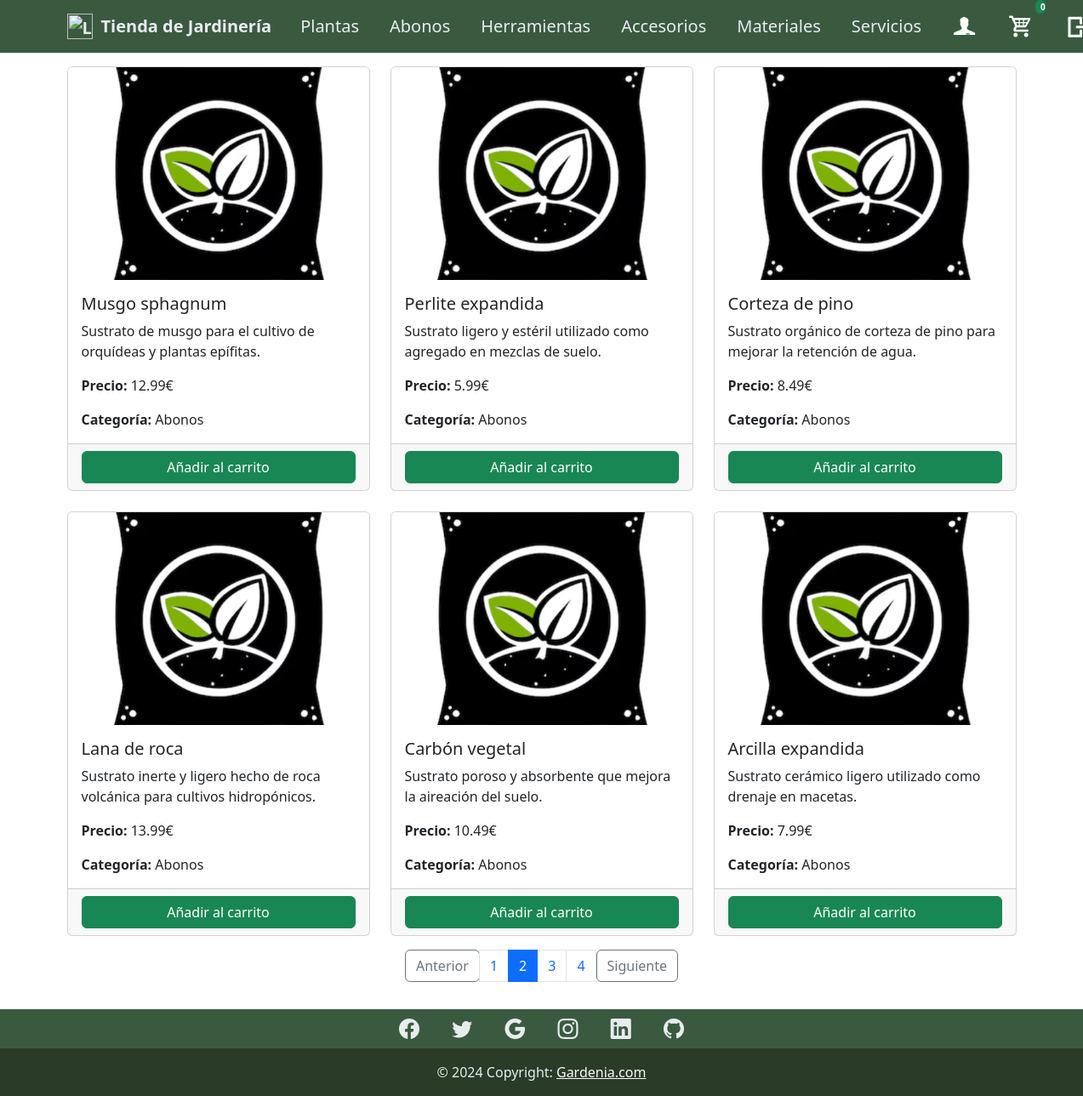
Screenshot of /views/usuariosprod.view.php?cat=Abonos&pag=2 (signed in) with the database file from the repository.
### tables this page shows
CREATE TABLE `productos` (
  `id_producto` int(11) NOT NULL,
  `nombre` varchar(100) DEFAULT NULL,
  `descripcion` text DEFAULT NULL,
  `precio` decimal(10,2) DEFAULT NULL,
  `imagen` varchar(255) DEFAULT NULL,
  `id_categoria` int(11) DEFAULT NULL
);

CREATE TABLE `categorias` (
  `id_categoria` int(11) NOT NULL,
  `nombre` varchar(100) DEFAULT NULL,
  `descripcion` text DEFAULT NULL
);

### class/Productsclass.php (called while the page is built, shortened)
<?php
include_once 'ConexionMysqli.php';
class ProductsClass
{
    private $conexion;
    public function __construct()
    {
        $con = new ConexionMysqli();
        $this->conexion = $con->obtenerConexion();
    }
    public function obtenerProductos($cat, $limite, $desplazamiento)
    {
        $sql = $this->conexion->prepare('SELECT id_categoria FROM categorias WHERE nombre = ?');
        $sql->bind_param('s', $cat);
        $id_cat = 0;
        if ($sql->execute()) {
            $res = $sql->get_result();
            if ($fila = $res->fetch_assoc()) {
                $id_cat = $fila['id_categoria'];
            }
        }
        $consulta = $this->conexion->prepare('SELECT c.*, p.*, c.nombre AS nombre_categoria FROM categorias c
                                                    INNER JOIN productos p ON c.id_categoria = p.id_categoria
                                                     WHERE  c.id_categoria = ? LIMIT ? OFFSET ?');
        $consulta->bind_param('iii', $id_cat, $limite, $desplazamiento);
        $productos = [];
        if ($consulta->execute()) {
            $resultado = $consulta->get_result();
            while ($fila = $resultado->fetch_assoc()) {
                $productos[] = $fila;
            }
        }
        return $productos;
    }
}

### class/Conexionmysqli.php (called while the page is built, shortened)
<?php
class ConexionMysqli
{
    private $dbHost = 'localhost';
    private $dbName = 'jardin';
    private $dbUser = 'root';
    private $dbPass = '';
    public function obtenerConexion()
    {
        $this->conexion = new mysqli($this->dbHost, $this->dbUser, $this->dbPass, $this->dbName);
        $this->conexion->set_charset("utf8");
        return $this->conexion;
    }
}

### class/CarritoClass.php (called while the page is built, shortened)
<?php
class CarritoClass
{
    private $conexion;
    public function __construct()
    {
        $con = new ConexionMysqli();
        $this->conexion = $con->obtenerConexion();
    }
    function contarProductos($idUsuario)
    {
        $sql = $this->conexion->prepare('SELECT sum(cantidad) AS total_cantidad
                                                FROM carrito
                                                WHERE id_usuario = ?');
        $sql->bind_param('i', $idUsuario);
        if ($sql->execute()) {
            $result = $sql->get_result();
            $fila = $result->fetch_assoc();
            return $fila;
        }
    }
}
?>

### api/carrito.php (called while the page is built, shortened)
<?php
include_once '../class/ConexionMysqli.php';
include_once '../class/CarritoClass.php';
function cantidadProductos($idUsuario)
{
    $carrito = new CarritoClass();
    $salida = $carrito->contarProductos($idUsuario);
    if (is_null($salida['total_cantidad'])) {
        return 0;
    } else {
        return $salida['total_cantidad'];
    }
}
?>

### views/usuariosprod.view.php (the view, shortened to what this page needs)
    <link href="https://cdn.jsdelivr.net/npm/bootstrap@5.3.0-alpha3/dist/css/bootstrap.min.css" rel="stylesheet">
    <link rel="stylesheet" href="../css/navuser.css" />
<?php
include '../class/ProductsClass.php';
include '../includes/usernav.php';
$productos = new ProductsClass();
$cat = $_GET['cat'];
$pag = $_GET['pag'];
$limite = 6;
$desplazamiento = ($pag - 1) * $limite;
$totalProductos = count($productos->obtenerProductos($cat, PHP_INT_MAX, 0));
$totalPag = ceil($totalProductos / $limite);
$obtenerProductos = $productos->obtenerProductos($cat, $limite, $desplazamiento);
echo '<div class="container mt-3">';
echo '<div class="row row-cols-1 row-cols-sm-2 row-cols-md-3 g-4">';
foreach ($obtenerProductos as $producto) {
    echo '<div class="col">';
    echo '<div class="card h-100">';
    echo '<img src="' . $producto["imagen"] . '" class="imagen_producto card-img-top" alt="' . $producto["nombre"] . '">';
    echo '<div class="card-body">';
    echo '<h5 class="card-title">' . $producto["nombre"] . '</h5>';
    echo '<p class="card-text">' . $producto["descripcion"] . '</p>';
    echo '<p class="card-text"><strong>Precio:</strong> ' . $producto["precio"] . '€</p>';
    echo '<p class="card-text"><strong>Categoría:</strong> ' . $producto["nombre_categoria"] . '</p>';
    echo '</div>';
    echo '<div class="card-footer">';
    echo '<a class="btn btn-success w-100" href="../api/carrito.php?id_producto=' . $producto["id_producto"] . '&cat=' . $cat . '&accion=agregarProducto">Añadir al carrito</a>';
    echo '</div>';
    echo '</div>';
    echo '</div>';
}
echo '</div>';
echo '</div>';
echo '<div class="container mt-3 mb-3">';
echo '<nav>';
echo '<ul class="pagination justify-content-center">';
if ($pag > 1) {
    echo '<li class="page-item">';
    echo '<a class="btn btn-outline-secondary" href="?cat=' . $cat . '&pag=' . ($pag - 1) . '">Anterior</a>';
    echo '</li>';
}
for ($i = 1; $i <= $totalPag; $i++) {
    $activo = ($i == $pag) ? 'active' : '';
    echo '<li class="page-item ' . $activo . '">';
    echo '<a class="page-link" href="?cat=' . $cat . '&pag=' . $i . '">' . $i . '</a>';
    echo '</li>';
}
if ($pag < $totalPag) {
    echo '<li class="page-item">';
    echo '<a class="btn btn-outline-secondary" href="?cat=' . $cat . '&pag=' . ($pag + 1) . '">Siguiente</a>';
    echo '</li>';
}
echo '</ul>';
echo '</nav>';
echo '</div>';
include('../includes/footer.php');
?>

### views/usuariosprod.view.php (style rules this page uses)
.imagen_producto { width: 100%; height: 250px; object-fit: cover; }
.card { height: 100%; }
.card-body, .card-footer { display: flex; flex-direction: column; justify-content: space-between; }

### rows the page displays
productos: imagen (picture), nombre "Musgo sphagnum", descripcion "Sustrato de musgo para el cultivo de orquídeas y plantas epífitas.", precio "12.99", id_categoria.nombre "Abonos"
productos: imagen (picture), nombre "Perlite expandida", descripcion "Sustrato ligero y estéril utilizado como agregado en mezclas de suelo.", precio "5.99", id_categoria.nombre "Abonos"
productos: imagen (picture), nombre "Corteza de pino", descripcion "Sustrato orgánico de corteza de pino para mejorar la retención de agua.", precio "8.49", id_categoria.nombre "Abonos"
productos: imagen (picture), nombre "Lana de roca", descripcion "Sustrato inerte y ligero hecho de roca volcánica para cultivos hidropónicos.", precio "13.99", id_categoria.nombre "Abonos"
productos: imagen (picture), nombre "Carbón vegetal", descripcion "Sustrato poroso y absorbente que mejora la aireación del suelo.", precio "10.49", id_categoria.nombre "Abonos"
productos: imagen (picture), nombre "Arcilla expandida", descripcion "Sustrato cerámico ligero utilizado como drenaje en macetas.", precio "7.99", id_categoria.nombre "Abonos"

### other values shown
$cantidad "0"
